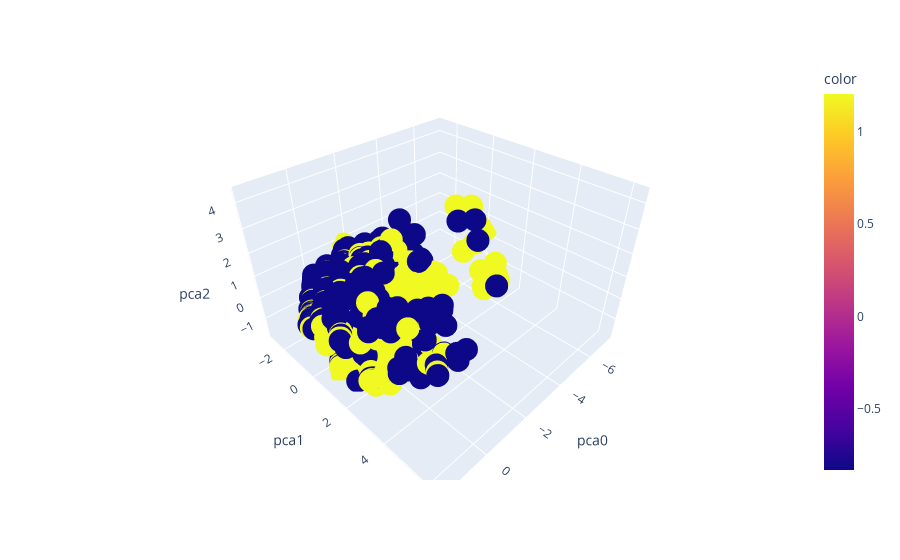

Notebook source saved alongside this figure:
### Code cell
px.scatter_3d(X_pca, x='pca0', y='pca1', z='pca2', color=y)

### Figure 1 — Plotly figure (JSON) as saved in the notebook; plotly's stock layout.template omitted (floating-point values rounded to 4 significant figures; data arrays with more than 128 entries replaced by an {"elided": "..."} marker saying what was removed)
{"data": [{"hovertemplate": "pca0=%{x}<br>pca1=%{y}<br>pca2=%{z}<br>color=%{marker.color}<extra></extra>", "legendgroup": "", "marker": {"color": {"elided": "1045 float values"}, "coloraxis": "coloraxis", "symbol": "circle"}, "mode": "markers", "name": "", "scene": "scene", "showlegend": false, "type": "scatter3d", "x": {"elided": "1045 float values"}, "y": {"elided": "1045 float values"}, "z": {"elided": "1045 float values"}}], "layout": {"coloraxis": {"colorbar": {"title": {"text": "color"}}, "colorscale": [[0, "#0d0887"], [0.1111, "#46039f"], [0.2222, "#7201a8"], [0.3333, "#9c179e"], [0.4444, "#bd3786"], [0.5556, "#d8576b"], [0.6667, "#ed7953"], [0.7778, "#fb9f3a"], [0.8889, "#fdca26"], [1, "#f0f921"]]}, "legend": {"tracegroupgap": 0}, "margin": {"t": 60}, "scene": {"domain": {"x": [0, 1], "y": [0, 1]}, "xaxis": {"title": {"text": "pca0"}}, "yaxis": {"title": {"text": "pca1"}}, "zaxis": {"title": {"text": "pca2"}}}}}
